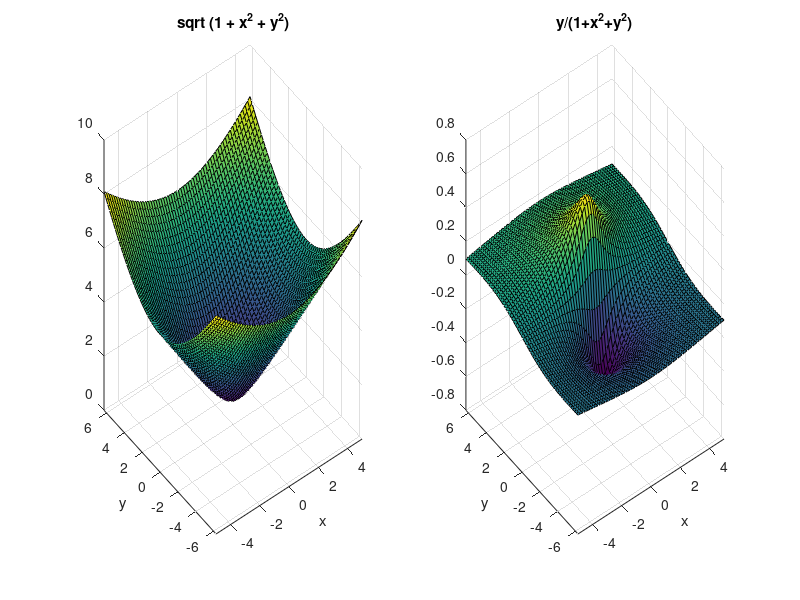

The MATLAB source for this figure:
clear all;clc;
f=@(x,y) sqrt(1+x.^2+y.^2);
figure('color',[1,1,1]);
subplot(121);
ezsurf(f,[-5,5,-2*pi,2*pi]);
subplot(122);
ezsurf('y./(1+x.^2+y.^2)',[-5,5,-2*pi,2*pi]);